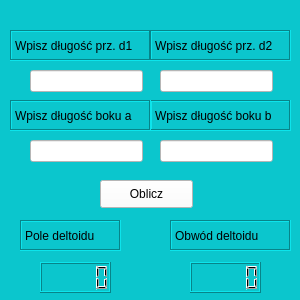
<?xml version="1.0" encoding="UTF-8"?>
<ui version="4.0">
 <class>Deltoid</class>
 <widget class="QWidget" name="Deltoid">
  <property name="geometry">
   <rect>
    <x>0</x>
    <y>0</y>
    <width>300</width>
    <height>300</height>
   </rect>
  </property>
  <property name="minimumSize">
   <size>
    <width>300</width>
    <height>300</height>
   </size>
  </property>
  <property name="maximumSize">
   <size>
    <width>300</width>
    <height>300</height>
   </size>
  </property>
  <property name="windowTitle">
   <string>Form</string>
  </property>
  <property name="styleSheet">
   <string notr="true">background:rgb(11, 198, 205)</string>
  </property>
  <widget class="QLabel" name="label">
   <property name="geometry">
    <rect>
     <x>10</x>
     <y>30</y>
     <width>141</width>
     <height>31</height>
    </rect>
   </property>
   <property name="styleSheet">
    <string notr="true">labelcolor:rgb(204, 204, 204)</string>
   </property>
   <property name="frameShape">
    <enum>QFrame::Box</enum>
   </property>
   <property name="frameShadow">
    <enum>QFrame::Sunken</enum>
   </property>
   <property name="lineWidth">
    <number>1</number>
   </property>
   <property name="midLineWidth">
    <number>0</number>
   </property>
   <property name="text">
    <string>Wpisz długość prz. d1</string>
   </property>
   <property name="wordWrap">
    <bool>false</bool>
   </property>
   <property name="textInteractionFlags">
    <set>Qt::LinksAccessibleByMouse</set>
   </property>
  </widget>
  <widget class="QPushButton" name="obliczButton">
   <property name="geometry">
    <rect>
     <x>100</x>
     <y>180</y>
     <width>93</width>
     <height>28</height>
    </rect>
   </property>
   <property name="styleSheet">
    <string notr="true">background:rgb(255, 255, 255)</string>
   </property>
   <property name="text">
    <string>Oblicz</string>
   </property>
  </widget>
  <widget class="QLabel" name="label_2">
   <property name="geometry">
    <rect>
     <x>20</x>
     <y>220</y>
     <width>101</width>
     <height>31</height>
    </rect>
   </property>
   <property name="styleSheet">
    <string notr="true">labelcolor:rgb(204, 204, 204)</string>
   </property>
   <property name="frameShape">
    <enum>QFrame::Box</enum>
   </property>
   <property name="frameShadow">
    <enum>QFrame::Sunken</enum>
   </property>
   <property name="lineWidth">
    <number>1</number>
   </property>
   <property name="midLineWidth">
    <number>0</number>
   </property>
   <property name="text">
    <string>Pole deltoidu</string>
   </property>
   <property name="wordWrap">
    <bool>false</bool>
   </property>
   <property name="textInteractionFlags">
    <set>Qt::LinksAccessibleByMouse</set>
   </property>
  </widget>
  <widget class="QLabel" name="label_3">
   <property name="geometry">
    <rect>
     <x>170</x>
     <y>220</y>
     <width>121</width>
     <height>31</height>
    </rect>
   </property>
   <property name="styleSheet">
    <string notr="true">labelcolor:rgb(204, 204, 204)</string>
   </property>
   <property name="frameShape">
    <enum>QFrame::Box</enum>
   </property>
   <property name="frameShadow">
    <enum>QFrame::Sunken</enum>
   </property>
   <property name="lineWidth">
    <number>1</number>
   </property>
   <property name="midLineWidth">
    <number>0</number>
   </property>
   <property name="text">
    <string>Obwód deltoidu</string>
   </property>
   <property name="wordWrap">
    <bool>false</bool>
   </property>
   <property name="textInteractionFlags">
    <set>Qt::LinksAccessibleByMouse</set>
   </property>
  </widget>
  <widget class="QLCDNumber" name="lcdPole">
   <property name="geometry">
    <rect>
     <x>40</x>
     <y>262</y>
     <width>71</width>
     <height>31</height>
    </rect>
   </property>
  </widget>
  <widget class="QLCDNumber" name="lcdObwod">
   <property name="geometry">
    <rect>
     <x>190</x>
     <y>262</y>
     <width>71</width>
     <height>31</height>
    </rect>
   </property>
  </widget>
  <widget class="QLineEdit" name="line_przekatna_d2">
   <property name="geometry">
    <rect>
     <x>160</x>
     <y>70</y>
     <width>113</width>
     <height>22</height>
    </rect>
   </property>
   <property name="styleSheet">
    <string notr="true">background:rgb(255, 255, 255)</string>
   </property>
   <property name="alignment">
    <set>Qt::AlignHCenter|Qt::AlignTop</set>
   </property>
  </widget>
  <widget class="QLabel" name="label_4">
   <property name="geometry">
    <rect>
     <x>150</x>
     <y>30</y>
     <width>141</width>
     <height>31</height>
    </rect>
   </property>
   <property name="styleSheet">
    <string notr="true">labelcolor:rgb(204, 204, 204)</string>
   </property>
   <property name="frameShape">
    <enum>QFrame::Box</enum>
   </property>
   <property name="frameShadow">
    <enum>QFrame::Sunken</enum>
   </property>
   <property name="lineWidth">
    <number>1</number>
   </property>
   <property name="midLineWidth">
    <number>0</number>
   </property>
   <property name="text">
    <string>Wpisz długość prz. d2</string>
   </property>
   <property name="wordWrap">
    <bool>false</bool>
   </property>
   <property name="textInteractionFlags">
    <set>Qt::LinksAccessibleByMouse</set>
   </property>
  </widget>
  <widget class="QLineEdit" name="line_przekatna_d1">
   <property name="geometry">
    <rect>
     <x>30</x>
     <y>70</y>
     <width>113</width>
     <height>22</height>
    </rect>
   </property>
   <property name="layoutDirection">
    <enum>Qt::LeftToRight</enum>
   </property>
   <property name="styleSheet">
    <string notr="true">background:rgb(255, 255, 255)</string>
   </property>
   <property name="inputMethodHints">
    <set>Qt::ImhNone</set>
   </property>
   <property name="text">
    <string/>
   </property>
   <property name="alignment">
    <set>Qt::AlignHCenter|Qt::AlignTop</set>
   </property>
  </widget>
  <widget class="QLineEdit" name="line_bok_a_2">
   <property name="geometry">
    <rect>
     <x>160</x>
     <y>140</y>
     <width>113</width>
     <height>22</height>
    </rect>
   </property>
   <property name="styleSheet">
    <string notr="true">background:rgb(255, 255, 255)</string>
   </property>
   <property name="alignment">
    <set>Qt::AlignHCenter|Qt::AlignTop</set>
   </property>
  </widget>
  <widget class="QLineEdit" name="line_bok_a">
   <property name="geometry">
    <rect>
     <x>30</x>
     <y>140</y>
     <width>113</width>
     <height>22</height>
    </rect>
   </property>
   <property name="layoutDirection">
    <enum>Qt::LeftToRight</enum>
   </property>
   <property name="styleSheet">
    <string notr="true">background:rgb(255, 255, 255)</string>
   </property>
   <property name="inputMethodHints">
    <set>Qt::ImhNone</set>
   </property>
   <property name="text">
    <string/>
   </property>
   <property name="alignment">
    <set>Qt::AlignHCenter|Qt::AlignTop</set>
   </property>
  </widget>
  <widget class="QLabel" name="label_5">
   <property name="geometry">
    <rect>
     <x>150</x>
     <y>100</y>
     <width>141</width>
     <height>31</height>
    </rect>
   </property>
   <property name="styleSheet">
    <string notr="true">labelcolor:rgb(204, 204, 204)</string>
   </property>
   <property name="frameShape">
    <enum>QFrame::Box</enum>
   </property>
   <property name="frameShadow">
    <enum>QFrame::Sunken</enum>
   </property>
   <property name="lineWidth">
    <number>1</number>
   </property>
   <property name="midLineWidth">
    <number>0</number>
   </property>
   <property name="text">
    <string>Wpisz długość boku b</string>
   </property>
   <property name="wordWrap">
    <bool>false</bool>
   </property>
   <property name="textInteractionFlags">
    <set>Qt::LinksAccessibleByMouse</set>
   </property>
  </widget>
  <widget class="QLabel" name="label_6">
   <property name="geometry">
    <rect>
     <x>10</x>
     <y>100</y>
     <width>141</width>
     <height>31</height>
    </rect>
   </property>
   <property name="styleSheet">
    <string notr="true">labelcolor:rgb(204, 204, 204)</string>
   </property>
   <property name="frameShape">
    <enum>QFrame::Box</enum>
   </property>
   <property name="frameShadow">
    <enum>QFrame::Sunken</enum>
   </property>
   <property name="lineWidth">
    <number>1</number>
   </property>
   <property name="midLineWidth">
    <number>0</number>
   </property>
   <property name="text">
    <string>Wpisz długość boku a</string>
   </property>
   <property name="wordWrap">
    <bool>false</bool>
   </property>
   <property name="textInteractionFlags">
    <set>Qt::LinksAccessibleByMouse</set>
   </property>
  </widget>
 </widget>
 <resources/>
 <connections/>
</ui>
